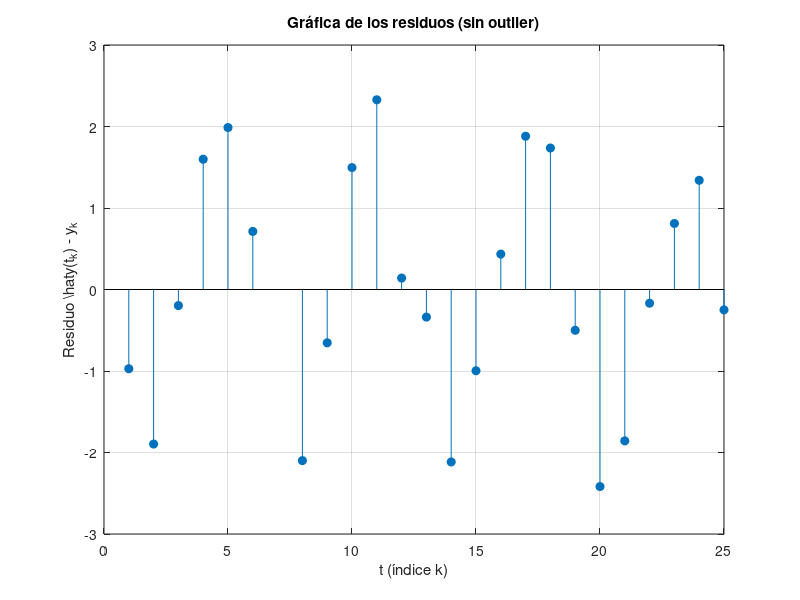

Write the MATLAB code that produced this figure.
% 1. Datos del problema
t = (1:25)';
y = [ 5.0291  6.5099  5.3666  4.1272  4.2948 ...
      6.1261 12.5140 10.0502  9.1614  7.5677 ...
      7.2920 10.0357 11.0708 13.4045 12.8415 ...
     11.9666 11.0765 11.7774 14.5701 17.0440 ...
     17.0398 15.9069 15.4850 15.5112 17.6572]';

% 2. Eliminación del outlier (índice 7)
idx = 7;

t_filtrado = t;
y_filtrado = y;

t_filtrado(idx) = [];
y_filtrado(idx) = [];

% 3. Nuevo ajuste por mínimos cuadrados
A_filtrado = [ones(length(t_filtrado), 1), t_filtrado];
beta_nuevo = A_filtrado \ y_filtrado; % <-- Corregido: se ajusta contra y_filtrado

% 4. Predicciones y cálculo del residuo
y_est = A_filtrado * beta_nuevo;      % <-- Corregido: uso de * y beta_nuevo
residuos = y_est - y_filtrado;        % <-- Corregido: resta limpia

% 5. Gráfica de residuos frente a t
figure;
stem(t_filtrado, residuos, 'filled');
grid on;
xlabel('t (índice k)');
ylabel('Residuo \hat{y}(t_k) - y_k');
title('Gráfica de los residuos (sin outlier)');
